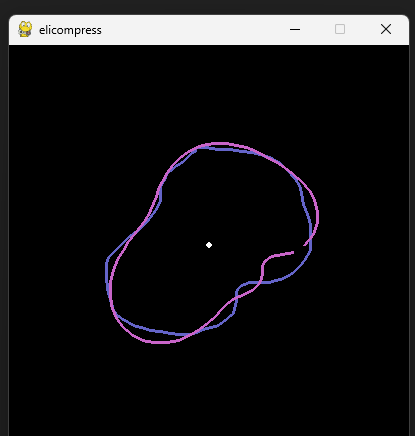

This chart was generated by the following Python code:
import pygame as pg
import sys
import numpy as np
import matplotlib.pyplot as plt


pg.init()
width = 400
height = 400
screen = pg.display.set_mode((width, height))
pg.display.set_caption("elicompress")


drawing = False
started = False
last_mouse_pos = None
ratio = max(width / 2, height / 2) / 20
clock = pg.time.Clock()


def z_to_position(z):
    z = z.conjugate() * ratio + (width / 2 + 1j * height / 2)
    return (z.real, z.imag)


def position_to_z(z):
    z = z[0] + 1j * z[1]
    z = (z - (width / 2 + 1j * height / 2)) / ratio
    return z.conjugate()


def elimf(a, z, x):
    y = np.zeros_like(x, dtype=float)
    l = len(z)
    for i in range(l):
        former = 1
        latter = np.ones_like(x, dtype=float)
        for j in range(1, l):
            former *= x - z[(i + j) % l].real
            latter *= z[i].real - z[(i + j) % l].real
        latter = a / l * (x - z[i].real) + z[i].imag / latter
        y += former * latter

    return y


def grad_a(z1, a, z2):
    grad = 0
    for z in z1:
        grad_t = 2 * (elimf(a, z2, z.real) - z.imag) * np.prod(z.real - z2.real)
        grad += grad_t
    grad /= len(z1)

    if np.abs(grad) > 5:
        return 5 * np.abs(grad) / grad

    return grad


def errf(z1, a, z2):
    err = 0
    for z in z1:
        err += (elimf(a, z2, z.real) - z.imag) ** 2

    return err / len(z1)


def update_z2(z1, a, z2):
    updated_z2 = z2.copy()

    for i, z in enumerate(z2):
        left = np.where(z1.real < z.real, z.real - z1.real, np.inf)
        right = np.where(z1.real > z.real, z1.real - z.real, np.inf)

        if left.size == 0 or right.size == 0:
            continue

        li = left.argmin()
        ri = right.argmin()

        lz2 = z2.copy()
        rz2 = z2.copy()

        if not np.isin(updated_z2, z1[li]).any() and not np.isin(z1, z1[li]).any():
            lz2[i] = z1[li]
        if not np.isin(updated_z2, z1[ri]).any() and not np.isin(z1, z1[ri]).any():
            rz2[i] = z1[ri]

        erri = np.array([errf(z1, a, z2), errf(z1, a, lz2), errf(z1, a, rz2)]).argmin()

        if erri == 0:
            updated_z2[i] = z
        elif erri == 1:
            updated_z2[i] = lz2[i]
        elif erri == 2:
            updated_z2[i] = rz2[i]

    return updated_z2


zs = np.array([])
thetas = np.array([])

while True:
    for event in pg.event.get():
        if event.type == pg.QUIT:
            pg.quit()
            sys.exit()
        if event.type == pg.MOUSEBUTTONDOWN:
            if event.button == 1:
                zs = np.array([])
                thetas = np.array([])
                drawing = True
        if event.type == pg.MOUSEBUTTONUP:
            if event.button == 1:
                started = True
                drawing = False
                rs = np.abs(zs)
                i = np.argsort(thetas)
                thetas = thetas[i]
                rs = rs[i]
                z1 = thetas + rs * 1j

    screen.fill((0, 0, 0))

    pg.draw.circle(screen, (255, 255, 255), z_to_position(0), 3)
    if drawing:
        mouse_pos = pg.mouse.get_pos()

        z = position_to_z(mouse_pos)
        theta = np.mod(np.angle(z), np.pi * 2)

        if not (theta in thetas):
            thetas = np.append(thetas, theta)
            zs = np.append(zs, z)

        if len(zs) > 1:
            pg.draw.lines(
                screen,
                (100, 100, 200),
                False,
                [z_to_position(s) for s in zs],
                3,
            )
    elif started:
        a = 0
        r = 0.0001

        epochs = 150

        I = np.linspace(0, len(z1) - 1, 30, dtype=int)
        I2 = np.linspace(0, len(z1) - 1, 10, dtype=int)

        z2 = z1[I2]
        z1 = z1[I]
        for i in range(epochs):
            print(i, a, errf(z1, a, z2))

            new_z2 = update_z2(z1, a, z2)
            new_a = a - r * grad_a(z1, a, z2)

            z2 = new_z2
            a = new_a

        plt.ylim((0, 10))
        plt.plot(thetas, rs)

        x = np.arange(0, 2 * np.pi, 0.1)
        y = elimf(a, z2, x)
        plt.plot(x, y)

        plt.show()
        started = False

        zs2 = np.exp(1j * x) * np.maximum(y, 0)
    else:
        if len(zs) > 1:
            pg.draw.lines(
                screen,
                (100, 100, 200),
                False,
                [z_to_position(s) for s in zs],
                3,
            )
            pg.draw.lines(
                screen,
                (200, 100, 200),
                False,
                [z_to_position(s) for s in zs2],
                3,
            )

    pg.display.flip()
    clock.tick(60)
